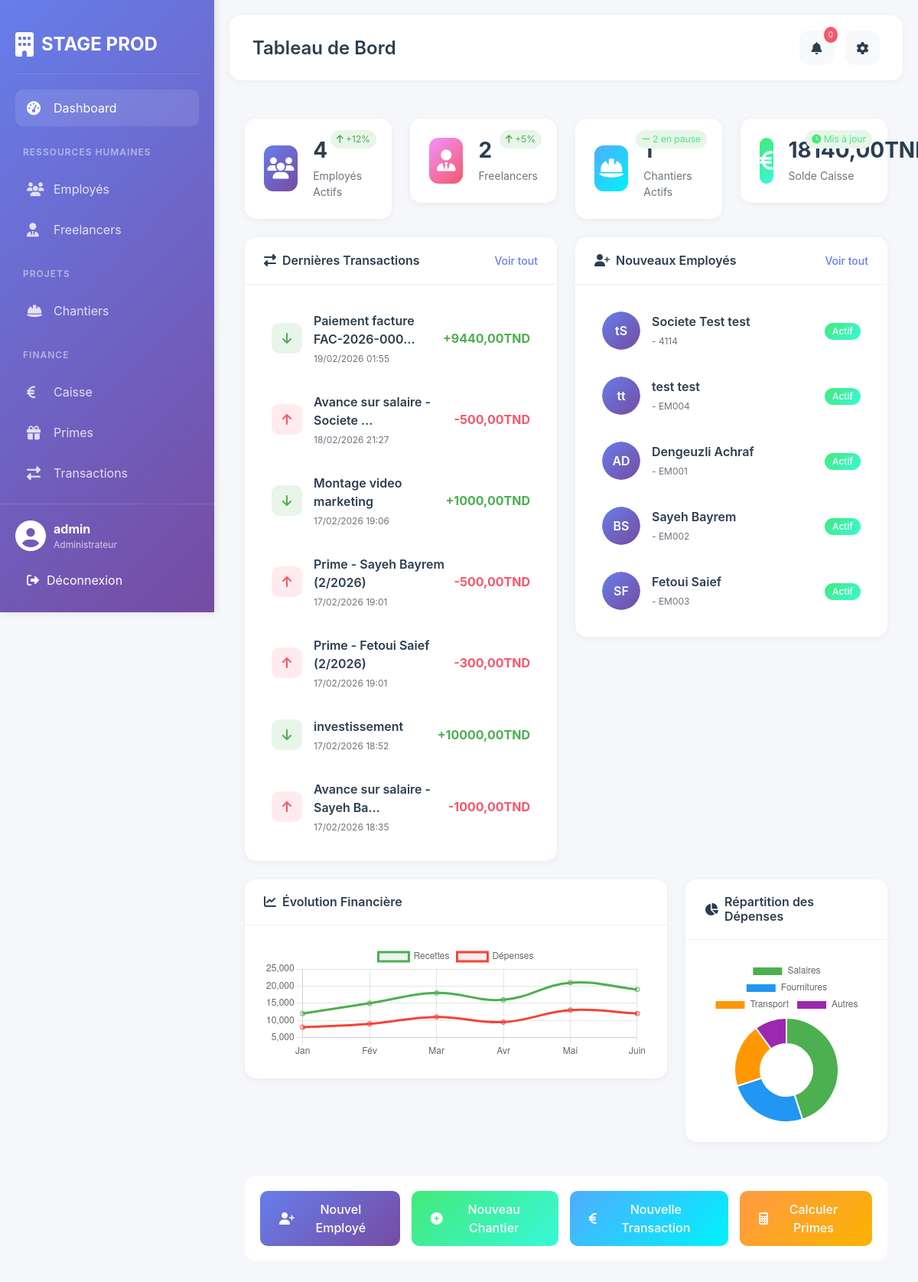
The app's page / (signed in) with its own data.
### gestion/models.py (models this page shows, shortened)
class Caisse(models.Model):
    nom = models.CharField(max_length=100, default="Caisse Principale")
    solde_actuel = models.DecimalField(max_digits=12, decimal_places=2, default=0)
    date_derniere_maj = models.DateTimeField(auto_now=True)

class Transaction(models.Model):
    TYPE_TRANSACTION_CHOICES = [
        ('RECETTE', 'Recette'),
        ('DEPENSE', 'Dépense'),
    ]
    CATEGORIE_CHOICES = [
        ('CLIENT', 'Paiement Client'),
        ('AVANCE', 'Avance sur salaire'),
        ('PRIME', 'Prime employé'),
        ('FREELANCE', 'Paiement Freelancer'),
        ('FOURNITURE', 'Achat fourniture'),
        ('TRANSPORT', 'Frais transport'),
        ('AUTRE', 'Autre'),
    ]
    caisse = models.ForeignKey(Caisse, on_delete=models.CASCADE)
    type_transaction = models.CharField(max_length=20, choices=TYPE_TRANSACTION_CHOICES)
    categorie = models.CharField(max_length=20, choices=CATEGORIE_CHOICES)
    montant = models.DecimalField(max_digits=10, decimal_places=2)
    date_transaction = models.DateTimeField(auto_now_add=True)
    description = models.TextField()
    reference = models.CharField(max_length=100, blank=True)
    chantier = models.ForeignKey(Chantier, on_delete=models.SET_NULL, null=True, blank=True)
    employe = models.ForeignKey(Employe, on_delete=models.SET_NULL, null=True, blank=True)
    freelancer = models.ForeignKey(Freelancer, on_delete=models.SET_NULL, null=True, blank=True)
    justificatif = models.FileField(upload_to='justificatifs/', blank=True, null=True)

class Employe(models.Model):
    TYPE_CONTRAT_CHOICES = [
        ('CDI', 'CDI'),
        ('CDD', 'CDD'),
        ('INTERIM', 'Intérim'),
        ('STAGE', 'Stage'),
    ]
    POSTE_CHOICES = [
        ('TECHNICIEN', 'Technicien'),
        ('AUTRE', 'Autre (à préciser)'),
    ]
    matricule = models.CharField(max_length=20, unique=True)
    nom = models.CharField(max_length=100)
    prenom = models.CharField(max_length=100)
    cin = models.CharField(max_length=20, unique=True)
    adresse = models.TextField()
    telephone = models.CharField(max_length=20)
    date_naissance = models.DateField()
    date_embauche = models.DateField()
    poste_choice = models.CharField(
        max_length=20,
        choices=POSTE_CHOICES,
        default='TECHNICIEN',
        verbose_name="Type de poste"
    )
    poste_autre = models.CharField(
        max_length=100,
        blank=True,
        null=True,
        verbose_name="Autre poste (précisez)"
    )
    type_contrat = models.CharField(max_length=20, choices=TYPE_CONTRAT_CHOICES)
    salaire_base = models.DecimalField(max_digits=10, decimal_places=2)
    actif = models.BooleanField(default=True)
    photo = models.ImageField(upload_to='employes/', blank=True, null=True)

### gestion/views.py (the view)
# urls.py: path('', views.dashboard, name='dashboard'),
@login_required
def dashboard(request):
    try:
        context = {
            'total_employes': Employe.objects.filter(actif=True).count(),
            'total_freelancers': Freelancer.objects.filter(disponible=True).count(),
            'chantiers_actifs': Chantier.objects.filter(statut='EN_COURS').count(),
            'caisse': Caisse.objects.first(),
            'dernieres_transactions': Transaction.objects.order_by('-date_transaction')[:10],
            'employes_recents': Employe.objects.order_by('-date_embauche')[:5],
            'chantiers_recents': Chantier.objects.order_by('-date_debut')[:5],
        }
        return render(request, 'dashboard.html', context)
    except Exception as e:
        print(f"Erreur dashboard: {e}")
        return render(request, 'dashboard.html', {'error': str(e)})

### templates/dashboard.html (shortened to what this page needs)
{% extends 'base.html' %}
{% load static %}
{% block page_title %}Tableau de Bord{% endblock %}
{% block content %}
<div class="row mb-4">
    <div class="col-md-3">
        <div class="stat-card">
            <div class="stat-icon" style="background: linear-gradient(135deg, #667eea 0%, #764ba2 100%);">
                <i class="fas fa-users"></i>
            </div>
            <div class="stat-details">
                <h3>{{ total_employes }}</h3>
                <p>Employés Actifs</p>
            </div>
            <div class="stat-change positive">
                <i class="fas fa-arrow-up"></i> +12%
            </div>
        </div>
    </div>
    <div class="col-md-3">
        <div class="stat-card">
            <div class="stat-icon" style="background: linear-gradient(135deg, #f093fb 0%, #f5576c 100%);">
                <i class="fas fa-user-tie"></i>
            </div>
            <div class="stat-details">
                <h3>{{ total_freelancers }}</h3>
                <p>Freelancers</p>
            </div>
            <div class="stat-change positive">
                <i class="fas fa-arrow-up"></i> +5%
            </div>
        </div>
    </div>
    <div class="col-md-3">
        <div class="stat-card">
            <div class="stat-icon" style="background: linear-gradient(135deg, #4facfe 0%, #00f2fe 100%);">
                <i class="fas fa-hard-hat"></i>
            </div>
            <div class="stat-details">
                <h3>{{ chantiers_actifs }}</h3>
                <p>Chantiers Actifs</p>
            </div>
            <div class="stat-change">
                <i class="fas fa-minus"></i> 2 en pause
            </div>
        </div>
    </div>
    <div class="col-md-3">
        <div class="stat-card">
            <div class="stat-icon" style="background: linear-gradient(135deg, #43e97b 0%, #38f9d7 100%);">
                <i class="fas fa-euro-sign"></i>
            </div>
            <div class="stat-details">
                <h3>{{ caisse.solde_actuel|floatformat:2 }}TND</h3>
                <p>Solde Caisse</p>
            </div>
            <div class="stat-change">
                <i class="fas fa-clock"></i> Mis à jour
            </div>
        </div>
    </div>
</div>
<div class="row">
    <div class="col-md-6 mb-4">
        <div class="card">
            <div class="card-header">
                <h5><i class="fas fa-exchange-alt me-2"></i>Dernières Transactions</h5>
                <a href="{% url 'liste_transactions' %}" class="btn-view-all">Voir tout</a>
            </div>
            <div class="card-body">
               <div class="transaction-list">
    {% for transaction in dernieres_transactions %}
    <div class="transaction-item">
        <div class="transaction-icon {% if transaction.type_transaction == 'RECETTE' %}success{% else %}danger{% endif %}">
            <i class="fas {% if transaction.type_transaction == 'RECETTE' %}fa-arrow-down{% else %}fa-arrow-up{% endif %}"></i>
        </div>
        <div class="transaction-info">
            <div class="transaction-title">{{ transaction.description|truncatechars:30 }}</div>
            <div class="transaction-date">{{ transaction.date_transaction|date:"d/m/Y H:i" }}</div>
        </div>
        <div class="transaction-amount {% if transaction.type_transaction == 'RECETTE' %}success{% else %}danger{% endif %}">
            {% if transaction.type_transaction == 'RECETTE' %}+{% else %}-{% endif %}{{ transaction.montant|floatformat:2 }}TND
        </div>
    </div>
    {% empty %}
    <p class="text-muted text-center my-3">Aucune transaction récente</p>
    {% endfor %}
</div>
            </div>
        </div>
    </div>
    <div class="col-md-6 mb-4">
        <div class="card">
            <div class="card-header">
                <h5><i class="fas fa-user-plus me-2"></i>Nouveaux Employés</h5>
                <a href="{% url 'liste_employes' %}" class="btn-view-all">Voir tout</a>
            </div>
            <div class="card-body">
                <div class="employee-list">
                    {% for employe in employes_recents %}
                    <div class="employee-item">
                        <div class="employee-avatar">
                            {% if employe.photo %}
                                <img src="{{ employe.photo.url }}" alt="{{ employe.nom }}">
                            {% else %}
                                <div class="avatar-placeholder">
                                    {{ employe.prenom|first }}{{ employe.nom|first }}
                                </div>
                            {% endif %}
                        </div>
                        <div class="employee-info">
                            <div class="employee-name">{{ employe.nom }} {{ employe.prenom }}</div>
                            <div class="employee-details">{{ employe.poste.nom }} - {{ employe.matricule }}</div>
                        </div>
                        <div class="employee-badge">
                            <span class="badge bg-success">Actif</span>
                        </div>
                    </div>
                    {% empty %}
                    <p class="text-muted text-center my-3">Aucun employé récent</p>
                    {% endfor %}
                </div>
            </div>
        </div>
    </div>
</div>
<div class="row">
    <div class="col-md-8 mb-4">
        <div class="card">
            <div class="card-header">
                <h5><i class="fas fa-chart-line me-2"></i>Évolution Financière</h5>
            </div>
            <div class="card-body">
                <canvas id="financeChart"></canvas>
            </div>
        </div>
    </div>
    <div class="col-md-4 mb-4">
        <div class="card">
            <div class="card-header">
                <h5><i class="fas fa-pie-chart me-2"></i>Répartition des Dépenses</h5>
            </div>
            <div class="card-body">
                <canvas id="depensesChart"></canvas>
            </div>
        </div>
    </div>
</div>
<div class="row">
    <div class="col-12">
        <div class="quick-actions">
            <a href="{% url 'ajouter_employe' %}" class="btn btn-primary">
                <i class="fas fa-user-plus me-2"></i>Nouvel Employé
            </a>
            <a href="{% url 'ajouter_chantier' %}" class="btn btn-success">
                <i class="fas fa-plus-circle me-2"></i>Nouveau Chantier
            </a>
            <a href="{% url 'ajouter_transaction' %}" class="btn btn-info">
                <i class="fas fa-euro-sign me-2"></i>Nouvelle Transaction
            </a>
            <a href="{% url 'calculer_primes' %}" class="btn btn-warning">
                <i class="fas fa-calculator me-2"></i>Calculer Primes
            </a>
        </div>
    </div>
</div>
{% endblock %}
{% block extra_js %}
<script>
// Finance Chart
const ctx = document.getElementById('financeChart').getContext('2d');
new Chart(ctx, {
    type: 'line',
    data: {
        labels: ['Jan', 'Fév', 'Mar', 'Avr', 'Mai', 'Juin'],
        datasets: [{
            label: 'Recettes',
            data: [12000, 15000, 18000, 16000, 21000, 19000],
            borderColor: '#4CAF50',
            backgroundColor: 'rgba(76, 175, 80, 0.1)',
            tension: 0.4
        }, {
            label: 'Dépenses',
            data: [8000, 9000, 11000, 9500, 13000, 12000],
            borderColor: '#F44336',
            backgroundColor: 'rgba(244, 67, 54, 0.1)',
            tension: 0.4
        }]
    },
    options: {
        responsive: true,
        maintainAspectRatio: false
    }
});
// Depenses Chart
const ctx2 = document.getElementById('depensesChart').getContext('2d');
new Chart(ctx2, {
    type: 'doughnut',
    data: {
        labels: ['Salaires', 'Fournitures', 'Transport', 'Autres'],
        datasets: [{
            data: [45, 25, 20, 10],
            backgroundColor: ['#4CAF50', '#2196F3', '#FF9800', '#9C27B0']
        }]
    }
});
</script>
{% endblock %}

### templates/base.html (shortened to what this page needs)
<!doctype html>
<html lang="fr">
  <head>
    <link
      href="https://cdn.jsdelivr.net/npm/bootstrap@5.3.0/dist/css/bootstrap.min.css"
      rel="stylesheet"
    />
    <link
      rel="stylesheet"
      href="https://cdnjs.cloudflare.com/ajax/libs/font-awesome/6.4.0/css/all.min.css"
    />
    {% load static %}
    <link rel="stylesheet" href="{% static 'css/style.css' %}" />
  </head>
  <body>
    <div class="sidebar">
      <div class="sidebar-brand">
        <i class="fas fa-building"></i>
        <span>STAGE PROD</span>
      </div>
      <div class="sidebar-menu">
        <div
          class="menu-item {% if request.resolver_match.url_name == 'dashboard' %}active{% endif %}"
        >
          <a href="{% url 'dashboard' %}">
            <i class="fas fa-tachometer-alt"></i>
            <span>Dashboard</span>
          </a>
        </div>
        <div class="menu-divider">Ressources Humaines</div>
        <div class="menu-item">
          <a href="{% url 'liste_employes' %}">
            <i class="fas fa-users"></i>
            <span>Employés</span>
          </a>
        </div>
        <div class="menu-item">
          <a href="{% url 'liste_freelancers' %}">
            <i class="fas fa-user-tie"></i>
            <span>Freelancers</span>
          </a>
        </div>
        <div class="menu-divider">Projets</div>
        <div class="menu-item">
          <a href="{% url 'liste_chantiers' %}">
            <i class="fas fa-hard-hat"></i>
            <span>Chantiers</span>
          </a>
        </div>
        <div class="menu-divider">Finance</div>
        <div class="menu-item">
          <a href="{% url 'finance_dashboard' %}">
            <i class="fas fa-euro-sign"></i>
            <span>Caisse</span>
          </a>
        </div>
        <div class="menu-item">
          <a href="{% url 'liste_primes' %}">
            <i class="fas fa-gift"></i>
            <span>Primes</span>
          </a>
        </div>
        <div class="menu-item">
          <a href="{% url 'liste_transactions' %}">
            <i class="fas fa-exchange-alt"></i>
            <span>Transactions</span>
          </a>
        </div>
      </div>
      <div class="sidebar-footer">
        <div class="user-info">
          <i class="fas fa-user-circle"></i>
          <div>
            <strong>{{ user.username }}</strong>
            <small>Administrateur</small>
          </div>
        </div>
        <form method="post" action="{% url 'logout' %}" style="display: inline">
          <button
            type="submit"
            class="logout-btn"
            style="
              width: 100%;
              border: none;
              background: none;
              padding: 10px 15px;
              color: white;
              text-align: left;
              cursor: pointer;
            "
          >
            <i class="fas fa-sign-out-alt"></i>
            Déconnexion
          </button>
        </form>
      </div>
    </div>
    <div class="main-content">
      <div class="top-header">
        <div class="header-title">
          {% block page_title %}Dashboard{% endblock %}
        </div>
        <div class="header-actions">
          <div class="dropdown">
            <button
              class="btn btn-light position-relative"
              type="button"
              id="notificationDropdown"
              data-bs-toggle="dropdown"
              aria-expanded="false"
            >
              <i class="fas fa-bell"></i>
              <span class="notification-badge" id="notificationCount">0</span>
            </button>
          </div>
          <div class="dropdown">
            <button
              class="btn btn-light"
              type="button"
              id="settingsDropdown"
              data-bs-toggle="dropdown"
              aria-expanded="false"
            >
              <i class="fas fa-cog"></i>
            </button>
          </div>
        </div>
      </div>
      <div class="content">{% block content %}{% endblock %}</div>
    </div>
    {% block extra_js %}{% endblock %}
  </body>
</html>

### records on screen
Caisse: solde_actuel "18140,00"
Employe: prenom|first "t", nom|first "S", nom "Societe Test", prenom "test", matricule "4114"
Employe: prenom|first "t", nom|first "t", nom "test", prenom "test", matricule "EM004"
Employe: prenom|first "A", nom|first "D", nom "Dengeuzli", prenom "Achraf", matricule "EM001"
Employe: prenom|first "B", nom|first "S", nom "Sayeh", prenom "Bayrem", matricule "EM002"
Employe: prenom|first "S", nom|first "F", nom "Fetoui", prenom "Saief", matricule "EM003"

### other values on screen
{{ user.username }} "admin"
{{ total_employes }} "4"
{{ total_freelancers }} "2"
{{ chantiers_actifs }} "1"
